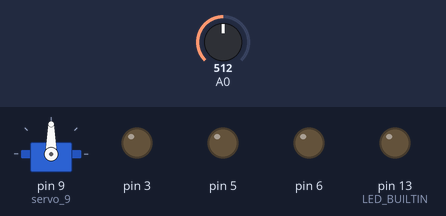
This sketch was run on a simulated Arduino Uno, built with avr-gcc and run on an emulated ATmega328P. Shown: servo, output pins drawn as LEDs (lit = HIGH). The inputs (shaded band) are chosen by the test bench; at power-on: A0 = 512.

Above: at 1.2 s.
1.3 s: A0 set to 375
2.8 s: A0 set to 358
At 3.4 s:
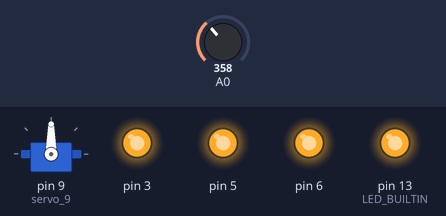
5.8 s: A0 set to 306
At 6.6 s:
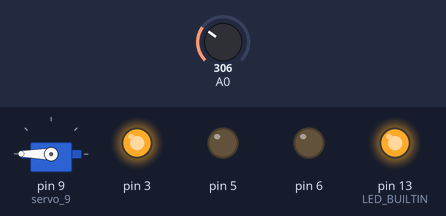
8.8 s: A0 set to 275
11.0 s: A0 set to 250
At 12.6 s:
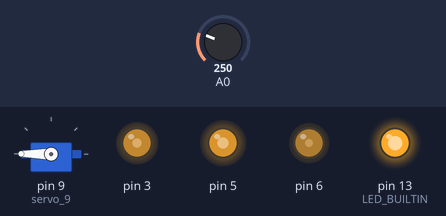
14.0 s: A0 set to 511
At 16.2 s:
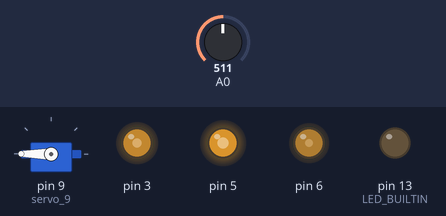
Timing chart, 0 to 17.3 s (numbered marks = the images above; inputs shaded):
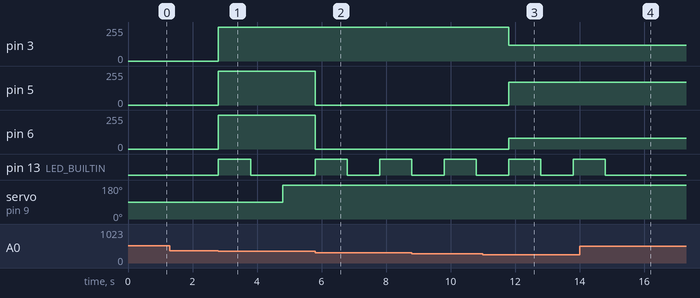

Measured:
- the behaviour switches between 359 and 358 on A0 (found by bisection; images 0 and 1)
- the behaviour switches between 268 and 267 on A0 (found by bisection; images 2 and 3)
- after the input at 1.3 s, every drawn part: stays the same
- after the input at 2.8 s, pin 3, pin 5, pin 6: 0/255 → 255/255 at once; pin 13 (LED_BUILTIN): LOW → HIGH at once, → LOW 1.0 s later; servo on pin 9 (servo_9): 90° → 180° after 2.0 s
- after the input at 5.8 s, pin 5, pin 6: 255/255 → 0/255 at once
- after the input at 11.0 s, pin 3: 255/255 → 120/255 after 0.80 s; pin 5: 0/255 → 169/255 after 0.80 s; pin 6: 0/255 → 81/255 after 0.80 s
- after the input at 14.0 s, pin 13 (LED_BUILTIN): goes on until 14.8 s, then stays LOW

The sketch:

arduino_script.ino
```cpp
#include <Servo.h>

Servo servo_9;
//The variable we will use to store the sensor input
int sensorInput = 0;
//The variable we will use to store temperature in degrees
int tempDeg = 0;
//The variable we will use to store the max temperture
int maxTemp = 0;

void setup() {
  	pinMode(A0, INPUT);
	//Start the Serial Port at 9600 baud (default)
	Serial.begin(9600);
	pinMode(LED_BUILTIN, OUTPUT);
    pinMode(3, OUTPUT);
  	pinMode(5, OUTPUT);
  	pinMode(6, OUTPUT);
  	servo_9.attach(9, 500, 2500);
}
void loop() {
   sensorInput = -40;
   maxTemp = 125;

  //read the analog sensor and store it
   tempDeg = map(((analogRead(A0) - 20) * 3.04), 0, 1023, -40, 125);

  if(tempDeg<sensorInput){
    digitalWrite(3, LOW);
    digitalWrite(5, LOW);
    digitalWrite(6, LOW);
  }

  if(tempDeg >= sensorInput && tempDeg <= sensorInput + 30){
    digitalWrite(LED_BUILTIN, HIGH);
  	analogWrite(3, 0);
  	analogWrite(6, 0);
  	analogWrite(5, 255);
  	delay(1000); // Wait for 1000 millisecond(s)
  	digitalWrite(LED_BUILTIN, LOW);
  	delay(1000); // Wait for 1000 millisecond(s)
	}

  if(tempDeg >= sensorInput + 30 && tempDeg <= sensorInput + 60){
    digitalWrite(LED_BUILTIN, HIGH);
  	analogWrite(3, 0);
  	analogWrite(6, 255);
  	analogWrite(5, 0);
  	delay(1000); // Wait for 1000 millisecond(s)
  	digitalWrite(LED_BUILTIN, LOW);
  	delay(1000); // Wait for 1000 millisecond(s)
	}

  if(tempDeg >= sensorInput + 60 && tempDeg <= sensorInput + 90){
    digitalWrite(LED_BUILTIN, HIGH);
  	analogWrite(3, 255);
  	analogWrite(6, 255);
  	analogWrite(5, 0);
  	delay(1000); // Wait for 1000 millisecond(s)
  	digitalWrite(LED_BUILTIN, LOW);
  	delay(1000); // Wait for 1000 millisecond(s)
	}

  if(tempDeg >= sensorInput + 90 && tempDeg <= sensorInput + 120){
    digitalWrite(LED_BUILTIN, HIGH);
  	analogWrite(3, 120);
  	analogWrite(6, 81);
  	analogWrite(5, 169);
  	delay(1000); // Wait for 1000 millisecond(s)
  	digitalWrite(LED_BUILTIN, LOW);
  	delay(1000); // Wait for 1000 millisecond(s)
	}

  if(tempDeg >= sensorInput + 120 && tempDeg <= sensorInput + 150){
    digitalWrite(LED_BUILTIN, HIGH);
  	analogWrite(3, 255);
  	analogWrite(6, 0);
  	analogWrite(5, 0);
  	delay(1000); // Wait for 1000 millisecond(s)
  	digitalWrite(LED_BUILTIN, LOW);
  	delay(1000); // Wait for 1000 millisecond(s)
	}

  if(tempDeg >= sensorInput + 150 && tempDeg <= sensorInput + 165){
    digitalWrite(LED_BUILTIN, HIGH);
  	analogWrite(3, 255);
  	analogWrite(6, 255);
  	analogWrite(5, 255);
  	delay(1000); // Wait for 1000 millisecond(s)
  	digitalWrite(LED_BUILTIN, LOW);
  	delay(1000); // Wait for 1000 millisecond(s)
	}

  if(tempDeg == sensorInput){
    servo_9.write(0);  // tell servo to go to a particular angle
  	delay(1000);
  }
  if (tempDeg == maxTemp) {
    servo_9.write(180);  // tell servo to go to a particular angle
  	delay(1000);
  }
}
```
